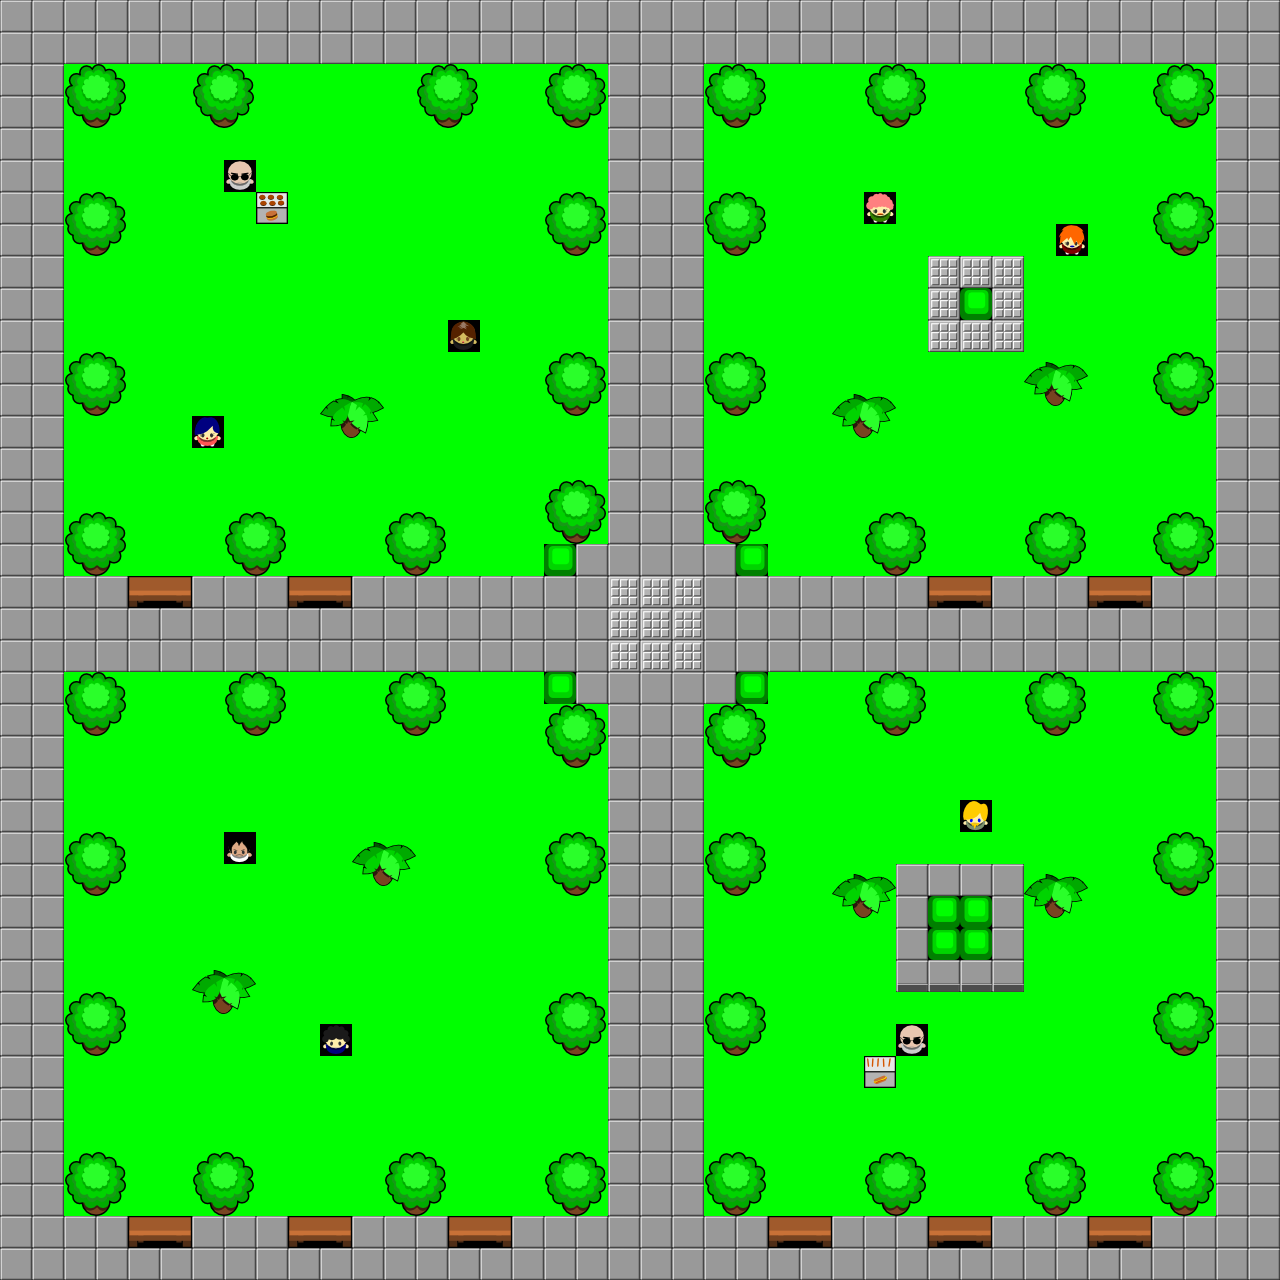

Rendered tile map (Tiled .tmx) drawn with the repository's tilesets; below, a short description and the full map source, tile grids included:
An orthogonal 40x40 tile map with 32x32 px tiles, 1 tile layer (Capa de Patrones 1), 2 tilesets.

<map version="1.0" orientation="orthogonal" renderorder="right-down" width="40" height="40" tilewidth="32" tileheight="32">
 <tileset firstgid="1" name="tiles" tilewidth="32" tileheight="32">
  <image source="tiles2.png" width="192" height="160" />
 </tileset>
 <tileset firstgid="31" name="tiles" tilewidth="32" tileheight="32">
  <image source="tiles2.png" width="192" height="160" />
 </tileset>
 <layer name="Capa de Patrones 1" width="40" height="40">
  <data encoding="csv">
3,3,3,3,3,3,3,3,3,3,3,3,3,3,3,3,3,3,3,3,3,3,3,3,3,3,3,3,3,3,3,3,3,3,3,3,3,3,3,3,
3,3,3,3,3,3,3,3,3,3,3,3,3,3,3,3,3,3,3,3,3,3,3,3,3,3,3,3,3,3,3,3,3,3,3,3,3,3,3,3,
3,3,7,8,1,1,7,8,1,1,1,1,1,7,8,1,1,7,8,3,3,3,7,8,1,1,1,7,8,1,1,1,7,8,1,1,7,8,3,3,
3,3,9,10,1,1,9,10,1,1,1,1,1,9,10,1,1,9,10,3,3,3,9,10,1,1,1,9,10,1,1,1,9,10,1,1,9,10,3,3,
3,3,1,1,1,1,1,1,1,1,1,1,1,1,1,1,1,1,1,3,3,3,1,1,1,1,1,1,1,1,1,1,1,1,1,1,1,1,3,3,
3,3,1,1,1,1,1,22,1,1,1,1,1,1,1,1,1,1,1,3,3,3,1,1,1,1,1,1,1,1,1,1,1,1,1,1,1,1,3,3,
3,3,7,8,1,1,1,1,23,1,1,1,1,1,1,1,1,7,8,3,3,3,7,8,1,1,1,17,1,1,1,1,1,1,1,1,7,8,3,3,
3,3,9,10,1,1,1,1,1,1,1,1,1,1,1,1,1,9,10,3,3,3,9,10,1,1,1,1,1,1,1,1,1,18,1,1,9,10,3,3,
3,3,1,1,1,1,1,1,1,1,1,1,1,1,1,1,1,1,1,3,3,3,1,1,1,1,1,1,1,2,2,2,1,1,1,1,1,1,3,3,
3,3,1,1,1,1,1,1,1,1,1,1,1,1,1,1,1,1,1,3,3,3,1,1,1,1,1,1,1,2,6,2,1,1,1,1,1,1,3,3,
3,3,1,1,1,1,1,1,1,1,1,1,1,1,16,1,1,1,1,3,3,3,1,1,1,1,1,1,1,2,2,2,1,1,1,1,1,1,3,3,
3,3,7,8,1,1,1,1,1,1,1,1,1,1,1,1,1,7,8,3,3,3,7,8,1,1,1,1,1,1,1,1,11,12,1,1,7,8,3,3,
3,3,9,10,1,1,1,1,1,1,11,12,1,1,1,1,1,9,10,3,3,3,9,10,1,1,11,12,1,1,1,1,13,14,1,1,9,10,3,3,
3,3,1,1,1,1,15,1,1,1,13,14,1,1,1,1,1,1,1,3,3,3,1,1,1,1,13,14,1,1,1,1,1,1,1,1,1,1,3,3,
3,3,1,1,1,1,1,1,1,1,1,1,1,1,1,1,1,1,1,3,3,3,1,1,1,1,1,1,1,1,1,1,1,1,1,1,1,1,3,3,
3,3,1,1,1,1,1,1,1,1,1,1,1,1,1,1,1,7,8,3,3,3,7,8,1,1,1,1,1,1,1,1,1,1,1,1,1,1,3,3,
3,3,7,8,1,1,1,7,8,1,1,1,7,8,1,1,1,9,10,3,3,3,9,10,1,1,1,7,8,1,1,1,7,8,1,1,7,8,3,3,
3,3,9,10,1,1,1,9,10,1,1,1,9,10,1,1,1,6,3,3,3,3,3,6,1,1,1,9,10,1,1,1,9,10,1,1,9,10,3,3,
3,3,3,3,25,26,3,3,3,25,26,3,3,3,3,3,3,3,3,2,2,2,3,3,3,3,3,3,3,25,26,3,3,3,25,26,3,3,3,3,
3,3,3,3,3,3,3,3,3,3,3,3,3,3,3,3,3,3,3,2,2,2,3,3,3,3,3,3,3,3,3,3,3,3,3,3,3,3,3,3,
3,3,3,3,3,3,3,3,3,3,3,3,3,3,3,3,3,3,3,2,2,2,3,3,3,3,3,3,3,3,3,3,3,3,3,3,3,3,3,3,
3,3,7,8,1,1,1,7,8,1,1,1,7,8,1,1,1,6,3,3,3,3,3,6,1,1,1,7,8,1,1,1,7,8,1,1,7,8,3,3,
3,3,9,10,1,1,1,9,10,1,1,1,9,10,1,1,1,7,8,3,3,3,7,8,1,1,1,9,10,1,1,1,9,10,1,1,9,10,3,3,
3,3,1,1,1,1,1,1,1,1,1,1,1,1,1,1,1,9,10,3,3,3,9,10,1,1,1,1,1,1,1,1,1,1,1,1,1,1,3,3,
3,3,1,1,1,1,1,1,1,1,1,1,1,1,1,1,1,1,1,3,3,3,1,1,1,1,1,1,1,1,1,1,1,1,1,1,1,1,3,3,
3,3,1,1,1,1,1,1,1,1,1,1,1,1,1,1,1,1,1,3,3,3,1,1,1,1,1,1,1,1,21,1,1,1,1,1,1,1,3,3,
3,3,7,8,1,1,1,19,1,1,1,11,12,1,1,1,1,7,8,3,3,3,7,8,1,1,1,1,1,1,1,1,1,1,1,1,7,8,3,3,
3,3,9,10,1,1,1,1,1,1,1,13,14,1,1,1,1,9,10,3,3,3,9,10,1,1,11,12,3,3,3,3,11,12,1,1,9,10,3,3,
3,3,1,1,1,1,1,1,1,1,1,1,1,1,1,1,1,1,1,3,3,3,1,1,1,1,13,14,3,6,6,3,13,14,1,1,1,1,3,3,
3,3,1,1,1,1,1,1,1,1,1,1,1,1,1,1,1,1,1,3,3,3,1,1,1,1,1,1,3,6,6,3,1,1,1,1,1,1,3,3,
3,3,1,1,1,1,11,12,1,1,1,1,1,1,1,1,1,1,1,3,3,3,1,1,1,1,1,1,5,5,5,5,1,1,1,1,1,1,3,3,
3,3,7,8,1,1,13,14,1,1,1,1,1,1,1,1,1,7,8,3,3,3,7,8,1,1,1,1,1,1,1,1,1,1,1,1,7,8,3,3,
3,3,9,10,1,1,1,1,1,1,20,1,1,1,1,1,1,9,10,3,3,3,9,10,1,1,1,1,22,1,1,1,1,1,1,1,9,10,3,3,
3,3,1,1,1,1,1,1,1,1,1,1,1,1,1,1,1,1,1,3,3,3,1,1,1,1,1,24,1,1,1,1,1,1,1,1,1,1,3,3,
3,3,1,1,1,1,1,1,1,1,1,1,1,1,1,1,1,1,1,3,3,3,1,1,1,1,1,1,1,1,1,1,1,1,1,1,1,1,3,3,
3,3,1,1,1,1,1,1,1,1,1,1,1,1,1,1,1,1,1,3,3,3,1,1,1,1,1,1,1,1,1,1,1,1,1,1,1,1,3,3,
3,3,7,8,1,1,7,8,1,1,1,1,7,8,1,1,1,7,8,3,3,3,7,8,1,1,1,7,8,1,1,1,7,8,1,1,7,8,3,3,
3,3,9,10,1,1,9,10,1,1,1,1,9,10,1,1,1,9,10,3,3,3,9,10,1,1,1,9,10,1,1,1,9,10,1,1,9,10,3,3,
3,3,3,3,25,26,3,3,3,25,26,3,3,3,25,26,3,3,3,3,3,3,3,3,25,26,3,3,3,25,26,3,3,3,25,26,3,3,3,3,
3,3,3,3,3,3,3,3,3,3,3,3,3,3,3,3,3,3,3,3,3,3,3,3,3,3,3,3,3,3,3,3,3,3,3,3,3,3,3,3
</data>
 </layer>
</map>